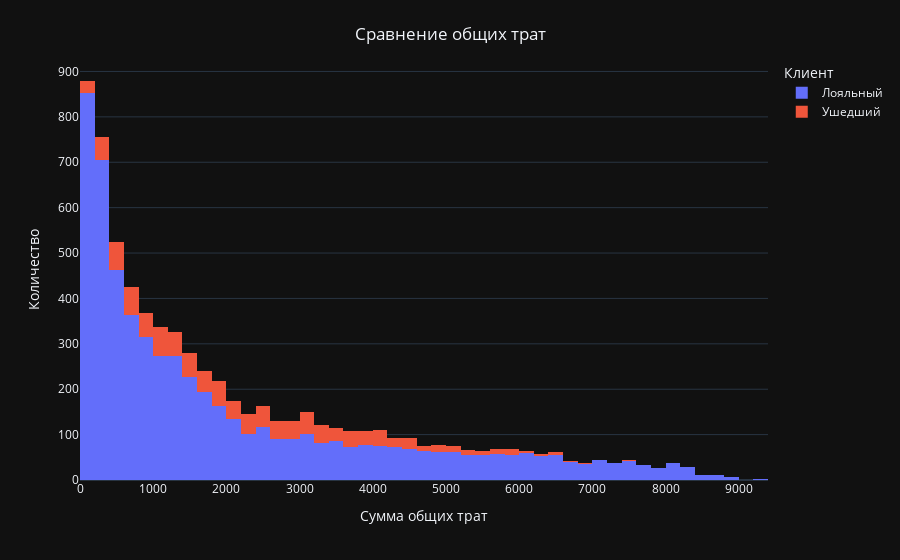

Notebook cell for this chart:
### Code cell
fig = px.histogram(data, 
                   x="total_charges", 
                   color="target", 
                   nbins=50, 
                   height=500,              
                   template='plotly_dark', 
                   labels={"target": "Клиент"})

fig.update_layout(yaxis_title='Количество', 
                  xaxis_title='Сумма общих трат', 
                  title={'text': 'Сравнение общих трат',
                        'y':0.95,
                        'x':0.5},
                  showlegend=True)
fig.show()

### Figure 1 — Plotly figure (JSON) as saved in the notebook; plotly's stock layout.template omitted (floating-point values rounded to 4 significant figures; data arrays with more than 128 entries replaced by an {"elided": "..."} marker saying what was removed)
{"data": [{"alignmentgroup": "True", "bingroup": "x", "hovertemplate": "Клиент=Лояльный<br>total_charges=%{x}<br>count=%{y}<extra></extra>", "legendgroup": "Лояльный", "marker": {"color": "#636efa", "pattern": {"shape": ""}}, "name": "Лояльный", "nbinsx": 50, "offsetgroup": "Лояльный", "orientation": "v", "showlegend": true, "type": "histogram", "x": {"elided": "5931 float values"}, "xaxis": "x", "yaxis": "y"}, {"alignmentgroup": "True", "bingroup": "x", "hovertemplate": "Клиент=Ушедший<br>total_charges=%{x}<br>count=%{y}<extra></extra>", "legendgroup": "Ушедший", "marker": {"color": "#EF553B", "pattern": {"shape": ""}}, "name": "Ушедший", "nbinsx": 50, "offsetgroup": "Ушедший", "orientation": "v", "showlegend": true, "type": "histogram", "x": {"elided": "1101 float values"}, "xaxis": "x", "yaxis": "y"}], "layout": {"autosize": true, "barmode": "relative", "legend": {"title": {"text": "Клиент"}, "tracegroupgap": 0}, "margin": {"t": 60}, "showlegend": true, "title": {"text": "Сравнение общих трат", "x": 0.5, "y": 0.95}, "xaxis": {"anchor": "y", "autorange": true, "domain": [0, 1], "range": [0, 9400], "title": {"text": "Сумма общих трат"}, "type": "linear"}, "yaxis": {"anchor": "x", "autorange": true, "domain": [0, 1], "range": [0, 925.3], "title": {"text": "Количество"}}}}
